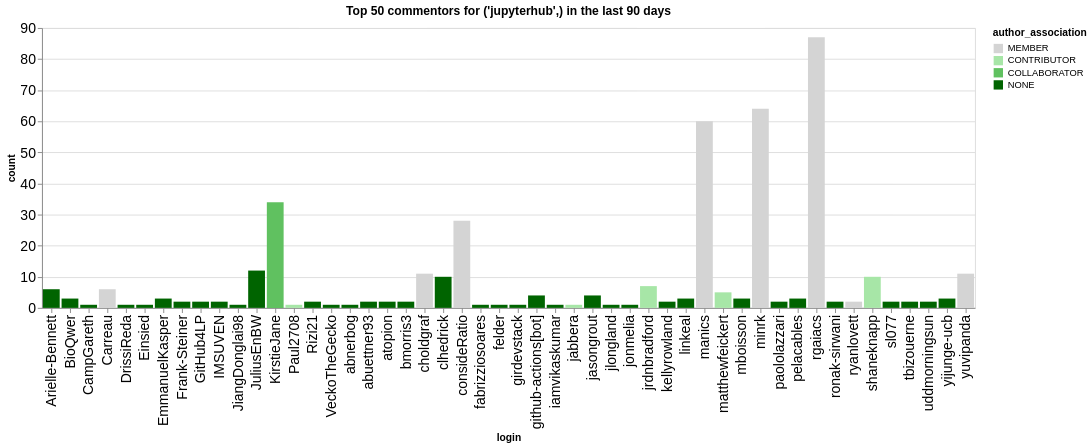

Notebook source saved alongside this figure:
### Code cell
n_plot = 50
charts = []
for ii, (iorg, idata) in enumerate(commentors.groupby(['org'])):
    title = f"Top {n_plot} commentors for {iorg} in the last {n_days} days"
    idata = idata.groupby('login', as_index=False).agg({'count': 'sum', 'author_association': 'first'})
    idata = idata.sort_values('count', ascending=False).head(n_plot)
    ch = alt.Chart(data=idata.head(n_plot), title=title).mark_bar().encode(
        x='login',
        y='count',
        color=alt.Color('author_association', scale=alt.Scale(domain=author_types, range=author_colors))
    )
    charts.append(ch)
alt.hconcat(*charts)

### Figure 1 — Vega-Lite specification as saved in the notebook (floating-point values rounded to 4 significant figures)
{"config": {"axisLeft": {"labelFontSize": 15}, "axisBottom": {"labelFontSize": 15}}, "hconcat": [{"mark": {"type": "bar"}, "encoding": {"color": {"field": "author_association", "scale": {"domain": ["MEMBER", "CONTRIBUTOR", "COLLABORATOR", "NONE"], "range": ["rgb(211.82745098039214, 211.82745098039214, 211.82745098039214)", "rgb(166.98562091503268, 229.89803921568628, 166.98562091503268)", "rgb(96.37647058823529, 192.75294117647059, 96.37647058823529)", "rgb(0.0, 100.3921568627451, 0.0)"]}, "type": "nominal"}, "x": {"field": "login", "type": "nominal"}, "y": {"field": "count", "type": "quantitative"}}, "title": "Top 50 commentors for ('jupyterhub',) in the last 90 days"}], "data": {"name": "data-18296d8f96aee37a2117699044802c17"}, "$schema": "https://vega.github.io/schema/vega-lite/v5.20.1.json", "datasets": {"data-18296d8f96aee37a2117699044802c17": [{"login": "rgaiacs", "count": 87, "author_association": "MEMBER"}, {"login": "minrk", "count": 64, "author_association": "MEMBER"}, {"login": "manics", "count": 60, "author_association": "MEMBER"}, {"login": "KirstieJane", "count": 34, "author_association": "COLLABORATOR"}, {"login": "consideRatio", "count": 28, "author_association": "MEMBER"}, {"login": "JuliusEnBW", "count": 12, "author_association": "NONE"}, {"login": "yuvipanda", "count": 11, "author_association": "MEMBER"}, {"login": "choldgraf", "count": 11, "author_association": "MEMBER"}, {"login": "clhedrick", "count": 10, "author_association": "NONE"}, {"login": "shaneknapp", "count": 10, "author_association": "CONTRIBUTOR"}, {"login": "jrdnbradford", "count": 7, "author_association": "CONTRIBUTOR"}, {"login": "Arielle-Bennett", "count": 6, "author_association": "NONE"}, {"login": "Carreau", "count": 6, "author_association": "MEMBER"}, {"login": "matthewfeickert", "count": 5, "author_association": "CONTRIBUTOR"}, {"login": "github-actions[bot]", "count": 4, "author_association": "NONE"}, {"login": "jasongrout", "count": 4, "author_association": "NONE"}, {"login": "mboisson", "count": 3, "author_association": "NONE"}, {"login": "linkeal", "count": 3, "author_association": "NONE"}, {"login": "EmmanuelKasper", "count": 3, "author_association": "NONE"}, {"login": "BioQwer", "count": 3, "author_association": "NONE"}, {"login": "yijunge-ucb", "count": 3, "author_association": "NONE"}, {"login": "pelacables", "count": 3, "author_association": "NONE"}, {"login": "paololazzari", "count": 2, "author_association": "NONE"}, {"login": "Frank-Steiner", "count": 2, "author_association": "NONE"}, {"login": "GitHub4LP", "count": 2, "author_association": "NONE"}, {"login": "IMSUVEN", "count": 2, "author_association": "NONE"}, {"login": "kellyrowland", "count": 2, "author_association": "NONE"}, {"login": "atopion", "count": 2, "author_association": "NONE"}, {"login": "bmorris3", "count": 2, "author_association": "NONE"}, {"login": "abuettner93", "count": 2, "author_association": "NONE"}, {"login": "Rizi21", "count": 2, "author_association": "NONE"}, {"login": "sl077", "count": 2, "author_association": "NONE"}, {"login": "tbizouerne", "count": 2, "author_association": "NONE"}, {"login": "ryanlovett", "count": 2, "author_association": "MEMBER"}, {"login": "ronak-sirwani", "count": 2, "author_association": "NONE"}, {"login": "uddmorningsun", "count": 2, "author_association": "NONE"}, {"login": "Einsied", "count": 1, "author_association": "NONE"}, {"login": "DrissiReda", "count": 1, "author_association": "NONE"}, {"login": "CampGareth", "count": 1, "author_association": "NONE"}, {"login": "JiangDonglai98", "count": 1, "author_association": "NONE"}, {"login": "abnerbog", "count": 1, "author_association": "NONE"}, {"login": "Paul2708", "count": 1, "author_association": "CONTRIBUTOR"}, {"login": "VeckoTheGecko", "count": 1, "author_association": "NONE"}, {"login": "jonmelia", "count": 1, "author_association": "NONE"}, {"login": "jlongland", "count": 1, "author_association": "NONE"}, {"login": "iamvikaskumar", "count": 1, "author_association": "NONE"}, {"login": "jabbera", "count": 1, "author_association": "CONTRIBUTOR"}, {"login": "girdevstack", "count": 1, "author_association": "NONE"}, {"login": "fabrizziosoares", "count": 1, "author_association": "NONE"}, {"login": "felder", "count": 1, "author_association": "NONE"}]}}
